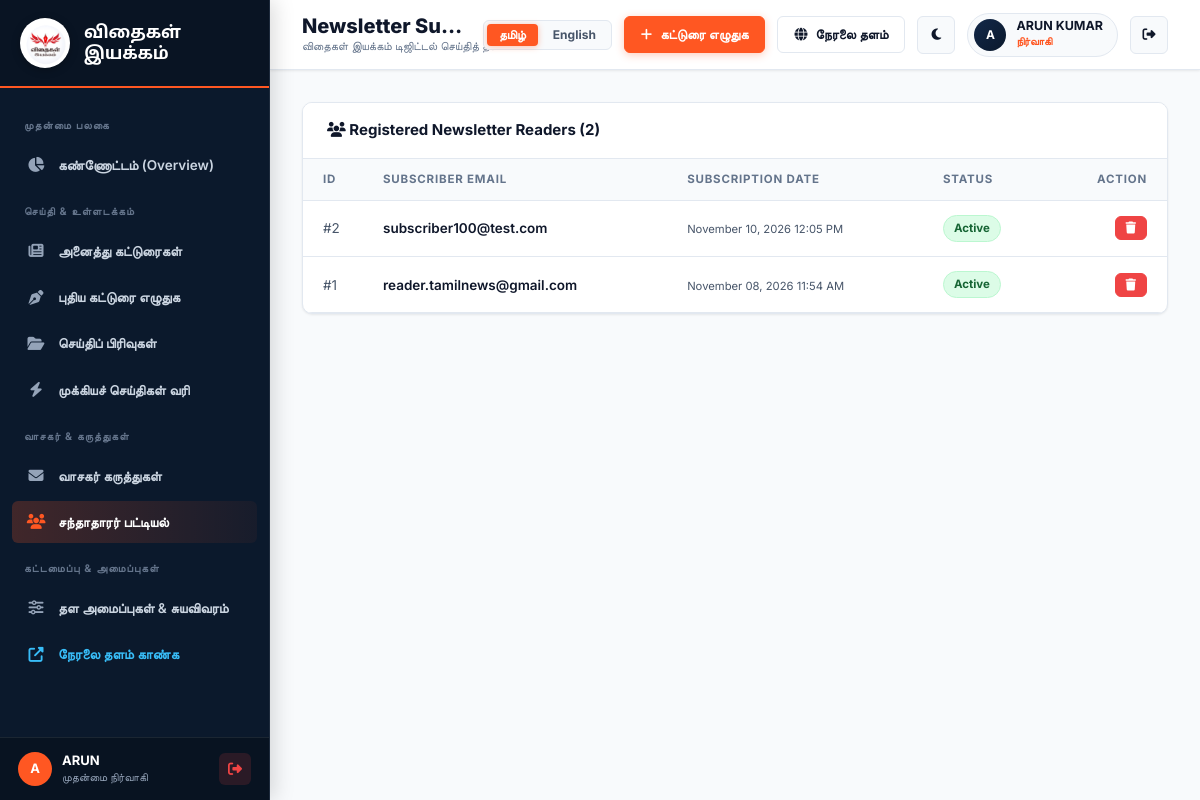
Page /admin/subscribers (signed in) on the committed database.
### database/models.py (models this page shows)
class NewsletterSubscriber(db.Model):
    __tablename__ = "newsletter_subscribers"
    id = db.Column(db.Integer, primary_key=True)
    email = db.Column(db.String(120), unique=True, nullable=False)
    is_active = db.Column(db.Boolean, default=True)
    subscribed_at = db.Column(db.DateTime, default=utc_now)

### routes/admin.py (the view)
@admin_bp.route("/subscribers")
@login_required
def subscribers():
    page = request.args.get("page", 1, type=int)
    pagination = NewsletterSubscriber.query.order_by(
        NewsletterSubscriber.subscribed_at.desc()
    ).paginate(page=page, per_page=20, error_out=False)
    return render_template(
        "admin/subscribers.html", subscribers=pagination.items, pagination=pagination
    )

### routes/auth.py (called while the page is built)
def login_required(f):
    @wraps(f)
    def decorated_function(*args, **kwargs):
        if not session.get("user_id"):
            flash(
                "Please log in to access the administration dashboard. / நிர்வாக பக்கத்திற்கு உள்நுழையவும்.",
                "warning",
            )
            return redirect(url_for("auth.login", next=request.url))
        return f(*args, **kwargs)
    return decorated_function

### routes/public.py (called while the page is built)
def get_session_token():
    if "visitor_token" not in session:
        session["visitor_token"] = str(uuid.uuid4())
    return session["visitor_token"]

@public_bp.context_processor
def inject_global_data():
    categories = Category.query.order_by(Category.order_index.asc()).all()
    breaking_items = (
        BreakingNews.query.filter_by(is_active=True)
        .order_by(BreakingNews.order_index.asc())
        .all()
    )
    current_lang = session.get("lang", "ta")
    v_token = get_session_token()
    b_count = Bookmark.query.filter_by(session_id=v_token).count()
    all_settings = WebsiteSetting.query.all()
    settings_dict = {s.key: s.value for s in all_settings}
    return {
        "nav_categories": categories,
        "global_breaking_news": breaking_items,
        "current_lang": current_lang,
        "bookmark_count": b_count,
        "settings": settings_dict,
        "now": datetime.now(UTC),
    }

### templates/admin/subscribers.html (shortened to what this page needs)
{% extends 'admin/base_admin.html' %}
{% block page_title %}Newsletter Subscribers{% endblock %}
{% block admin_content %}
<div class="card-table-wrap">
  <div class="table-header-toolbar">
    <h3 style="font-size: 15px; font-weight: 700; color: var(--admin-text-main);">
      <i class="fas fa-users" style="color: var(--admin-accent);"></i> Registered Newsletter Readers ({{ pagination.total }})
    </h3>
  </div>
  <table class="admin-table">
    <thead>
      <tr>
        <th style="width: 60px;">ID</th>
        <th>Subscriber Email</th>
        <th>Subscription Date</th>
        <th>Status</th>
        <th style="text-align: right;">Action</th>
      </tr>
    </thead>
    <tbody>
      {% for s in subscribers %}
      <tr>
        <td>#{{ s.id }}</td>
        <td>
          <a href="mailto:{{ s.email }}" style="font-weight: 600; color: var(--admin-text-main);">
            {{ s.email }}
          </a>
        </td>
        <td><small>{{ s.subscribed_at.strftime('%B %d, %Y %I:%M %p') }}</small></td>
        <td>
          <span class="status-badge {{ 'published' if s.is_active else 'draft' }}">
            {{ 'Active' if s.is_active else 'Inactive' }}
          </span>
        </td>
        <td style="text-align: right;">
          <div class="table-actions" style="justify-content: flex-end;">
            <button type="button" class="admin-btn admin-btn-danger admin-btn-sm open-delete-modal-btn" data-action-url="{{ url_for('admin.delete_subscriber', id=s.id) }}" data-item-name="subscriber '{{ s.email }}'" title="Remove subscriber">
              <i class="fas fa-trash"></i>
            </button>
          </div>
        </td>
      </tr>
      {% else %}
      <tr>
        <td colspan="5" style="text-align: center; padding: 40px; color: var(--admin-text-muted);">No subscribers yet.</td>
      </tr>
      {% endfor %}
    </tbody>
  </table>
</div>
{% endblock %}

### static/css/admin.css (style rules this page uses)
:root { --navy-950: #070d18; --navy-900: #0b192c; --navy-800: #122849; --navy-700: #1b3863; --navy-600: #254d85; --accent-orange: #ff5722; --accent-orange-hover: #e64a19; --accent-teal: #00897b; --accent-teal-hover: #00796b; --accent-blue: #2563eb; --accent-green: #10b981; --accent-yellow: #f59e0b; --accent-red: #ef4444; --admin-bg: #f8fafc; --admin-surface: #ffffff; --admin-surface-elevated: #ffffff; --admin-sidebar-bg: #0b192c; --admin-border: #e2e8f0; --admin-border-subtle: #f1f5f9; --admin-text-main: #0f172a; --admin-text-secondary: #475569; --admin-text-muted: #64748b; --admin-text-light: #94a3b8; --admin-radius-sm: 6px; --admin-radius: 10px; --admin-radius-lg: 16px; --admin-shadow-sm: 0 1px 3px rgba(0, 0, 0, 0.05), 0 1px 2px rgba(0, 0, 0, 0.03); --admin-shadow-md: 0 4px 14px rgba(0, 0, 0, 0.07); --admin-shadow-lg: 0 10px 25px rgba(0, 0, 0, 0.1); --admin-shadow-hover: 0 12px 24px rgba(11, 25, 44, 0.12); --font-sans: 'Inter', system-ui, -apple-system, BlinkMacSystemFont, 'Segoe UI', Roboto, sans-serif; --font-tamil: 'Mukta Malar', 'Noto Sans Tamil', sans-serif; --sidebar-width: 270px; --topbar-height: 70px; --transition: all 0.25s cubic-bezier(0.4, 0, 0.2, 1); }
*, *::before, *::after { box-sizing: border-box; margin: 0; padding: 0; }
body.admin-body { font-family: var(--font-sans); background-color: var(--admin-bg); color: var(--admin-text-main); line-height: 1.5; display: flex; min-height: 100vh; overflow-x: hidden; transition: background-color 0.3s ease, color 0.3s ease; }
a { color: inherit; text-decoration: none; transition: var(--transition); }
button, input, select, textarea { font: inherit; outline: none; }
.admin-btn { display: inline-flex; align-items: center; justify-content: center; gap: 8px; padding: 8px 16px; border-radius: var(--admin-radius-sm); font-size: 13px; font-weight: 600; cursor: pointer; border: 1px solid transparent; transition: var(--transition); white-space: nowrap; }
.admin-btn-danger { background: var(--accent-red); color: #ffffff; border-color: var(--accent-red); }
.admin-btn-sm { padding: 5px 10px; font-size: 12px; }
.card-table-wrap { background: var(--admin-surface); border: 1px solid var(--admin-border); border-radius: var(--admin-radius); box-shadow: var(--admin-shadow-sm); overflow-x: auto; margin-bottom: 30px; }
.table-header-toolbar { padding: 16px 24px; display: flex; align-items: center; justify-content: space-between; flex-wrap: wrap; gap: 14px; background: var(--admin-surface-elevated); border-bottom: 1px solid var(--admin-border); }
.admin-table { width: 100%; border-collapse: collapse; text-align: left; font-size: 13.5px; }
.admin-table th { padding: 12px 20px; font-size: 11.5px; font-weight: 700; text-transform: uppercase; letter-spacing: 0.8px; color: var(--admin-text-muted); background: var(--admin-bg); border-bottom: 1px solid var(--admin-border); white-space: nowrap; }
.admin-table td { padding: 14px 20px; vertical-align: middle; border-bottom: 1px solid var(--admin-border); color: var(--admin-text-secondary); }
.admin-table tbody tr { transition: background-color 0.2s ease; }
.table-actions { display: flex; align-items: center; gap: 6px; }
.status-badge { display: inline-flex; align-items: center; gap: 5px; padding: 4px 10px; border-radius: 9999px; font-size: 11.5px; font-weight: 700; text-transform: capitalize; transition: var(--transition); cursor: default; }
.status-badge.published, .status-badge.active { background: #dcfce7; color: #166534; border: 1px solid #bbf7d0; }

### rows in the picture
NewsletterSubscriber: id "2", email "subscriber100@test.com", subscribed_at "November 10, 2026 12:05 PM", is_active "Active"
NewsletterSubscriber: id "1", email "reader.tamilnews@gmail.com", subscribed_at "November 08, 2026 11:54 AM", is_active "Active"

### other values in the picture
{{ pagination.total }} "2"
